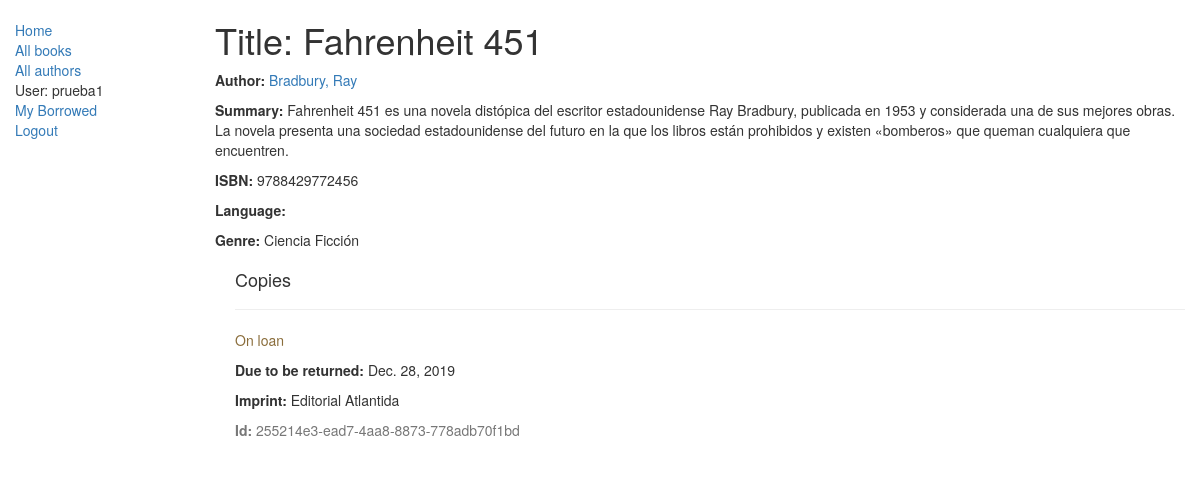
The page /catalog/book/1 (signed in) on the database its author committed.
### catalog/models.py (models this page shows, shortened)
class Book(models.Model):
    title = models.CharField(max_length=200)
    author = models.ForeignKey('Author', on_delete=models.SET_NULL, null=True)
    summary = models.TextField(max_length=1000, help_text="Ingrese una breve descripción del libro")
    isbn = models.CharField('ISBN',max_length=13, help_text='13 Caracteres <a href="https://www.isbn-international.org/content/what-isbn">ISBN number</a>')
    genre = models.ManyToManyField(Genre, help_text="Seleccione un genero para este libro")
    def display_genre(self):
        """
        Creates a string for the Genre. This is required to display genre in Admin.
        """
        return ', '.join([ genre.name for genre in self.genre.all()[:3] ])
    display_genre.short_description = 'Genre'

class Author(models.Model):
    first_name = models.CharField(max_length=100)
    last_name = models.CharField(max_length=100)
    date_of_birth = models.DateField(null=True, blank=True)
    date_of_death = models.DateField('Died', null=True, blank=True)
    def __str__(self):
        return '%s, %s' % (self.last_name, self.first_name)

class Genre(models.Model):
    name = models.CharField(max_length=200, help_text="Ingrese el nombre del género (p. ej. Ciencia Ficción, Poesía Francesa etc.)")
    def __str__(self):
        return self.name

class BookInstance(models.Model):
    id = models.UUIDField(primary_key=True, default=uuid.uuid4, help_text="ID único para este libro particular en toda la biblioteca")
    book = models.ForeignKey('Book', on_delete=models.SET_NULL, null=True)
    imprint = models.CharField(max_length=200)
    due_back = models.DateField(null=True, blank=True)
    LOAN_STATUS = (
        ('m', 'Maintenance'),
        ('o', 'On loan'),
        ('a', 'Available'),
        ('r', 'Reserved'),
    )
    status = models.CharField(max_length=1, choices=LOAN_STATUS, blank=True, default='m', help_text='Disponibilidad del libro')
    borrower = models.ForeignKey(User, on_delete=models.SET_NULL, null=True, blank=True)
    class Meta:
        ordering = ["due_back"]

### catalog/views.py (the view)
# urls.py: url(r'^book/(?P<pk>\d+)$', views.BookDetailView.as_view(), name='book-detail'),
class BookDetailView(LoginRequiredMixin,generic.DetailView):
    model = Book

### catalog/templates/catalog/book_detail.html
{% extends "base_generic.html" %}
{% block content %}
  <h1>Title: {{ book.title }}</h1>
  <p><strong>Author:</strong> <a href="{% url 'author-detail' book.author.pk %}">{{ book.author }}</a></p>
  <p><strong>Summary:</strong> {{ book.summary }}</p>
  <p><strong>ISBN:</strong> {{ book.isbn }}</p>
  <p><strong>Language:</strong> {{ book.language }}</p>
  <p><strong>Genre:</strong> {% for genre in book.genre.all %} {{ genre }}{% if not forloop.last %}, {% endif %}{% endfor %}</p>
  <div style="margin-left:20px;margin-top:20px">
    <h4>Copies</h4>
    {% for copy in book.bookinstance_set.all %}
    <hr>
    <p class="{% if copy.status == 'a' %}text-success{% elif copy.status == 'm' %}text-danger{% else %}text-warning{% endif %}">{{ copy.get_status_display }}</p>
    {% if copy.status != 'a' %}<p><strong>Due to be returned:</strong> {{copy.due_back}}</p>{% endif %}
    <p><strong>Imprint:</strong> {{copy.imprint}}</p>
    <p class="text-muted"><strong>Id:</strong> {{copy.id}}</p>
    {% endfor %}
  </div>
{% endblock %}

### catalog/templates/base_generic.html (shortened to what this page needs)
<!DOCTYPE html>
<html lang="en">
<head>
  <link rel="stylesheet" href="https://maxcdn.bootstrapcdn.com/bootstrap/3.3.7/css/bootstrap.min.css">
  {% load static %}
  <link rel="stylesheet" href="{% static 'css/styles.css' %}">
</head>
<body>
  <div class="container-fluid">
    <div class="row">
      <div class="col-sm-2">
      {% block sidebar %}
      <ul class="sidebar-nav">
          <li><a href="{% url 'index' %}">Home</a></li>
          <li><a href="{% url 'books' %}">All books</a></li>
          <li><a href="{% url 'authors' %}">All authors</a></li>
          {% if user.is_authenticated %}
            <li>User: {{ user.get_username }}</li>
            <li><a href="{% url 'my-borrowed' %}">My Borrowed</a></li>
            <li><a href="{% url 'logout'%}?next={{request.path}}">Logout</a></li>
          {% else %}
              <li><a href="{% url 'login'%}?next={{request.path}}">Login</a></li>
          {% endif %}
      </ul>
          {% endblock %}
      </div>
      <div class="col-sm-10 ">
      {% block content %}{% endblock %}
      </div>
    </div>
  </div>
</body>
</html>

### catalog/static/css/styles.css (style rules this page uses)
.sidebar-nav { margin-top: 20px; padding: 0; list-style: none; }

### rows shown on the page
Book: title "Fahrenheit 451", author "Bradbury, Ray", summary "Fahrenheit 451 es una novela distópica del escritor estadounidense Ray Bradbury, publicada en 1953 y considerada una de sus mejores obras.​ La novela presenta una sociedad estadounidense del futuro en la que los libros están prohibidos y existen «bomberos» que queman cualquiera que encuentren.", isbn "9788429772456"
Genre: name "Ciencia Ficción"
BookInstance: status "On loan", due_back "Dec. 28, 2019", imprint "Editorial Atlantida", id "255214e3-ead7-4aa8-8873-778adb70f1bd"

### other values the page prints
{{ user.get_username }} "prueba1"
